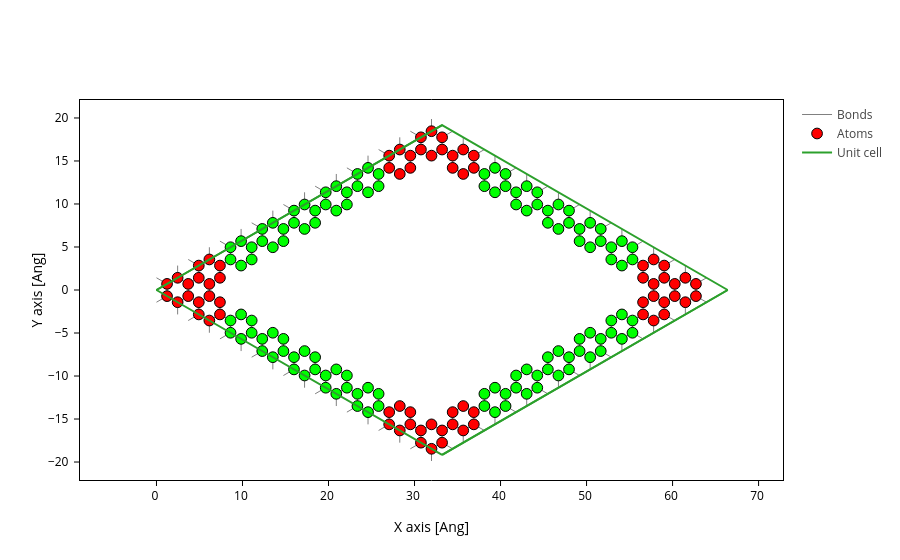

Notebook code cell kept with this figure:
### Code cell
geom_edge_big.plot(axes="xy",
                     atoms_style=[
                         dict(atoms=corners_big, color="red"),
                         dict(atoms=edges_big, color="lime"),
                     ])

### Figure 1 — Plotly figure (JSON) as saved in the notebook; plotly's stock layout.template omitted (floating-point values rounded to 4 significant figures; data arrays with more than 128 entries replaced by an {"elided": "..."} marker saying what was removed)
{"data": [{"line": {"color": "gray", "width": 1}, "meta": {}, "mode": "lines", "name": "Bonds", "opacity": 1, "type": "scatter", "x": {"elided": "6216 float values"}, "y": {"elided": "6216 float values"}}, {"marker": {"color": {"elided": "192 str values"}, "line": {"color": "black", "width": 1}, "opacity": 1, "size": 10.72}, "meta": {}, "mode": "markers", "name": "Atoms", "opacity": 1, "type": "scatter", "x": {"elided": "192 float values"}, "y": {"elided": "192 float values"}}, {"meta": {}, "mode": "lines", "name": "Unit cell", "type": "scatter", "x": [0.0, 33.2, 66.41, 66.41, 33.2, 33.2, NaN, 33.2, 0.0, 0.0, 33.2, 33.2, 0.0, NaN, 66.41, 33.2, NaN, 66.41, 33.2], "y": [0.0, 19.17, 0.0, 0.0, 19.17, 19.17, NaN, 19.17, 0.0, 0.0, -19.17, -19.17, 0.0, NaN, 0.0, -19.17, NaN, 0.0, -19.17]}], "layout": {"scene": {"aspectmode": "data", "xaxis": {"title": {"text": "X axis [Ang]"}}, "yaxis": {"title": {"text": "Y axis [Ang]"}}}, "xaxis": {"scaleanchor": "y", "scaleratio": 1, "title": {"text": "X axis [Ang]"}}, "yaxis": {"title": {"text": "Y axis [Ang]"}}}}
